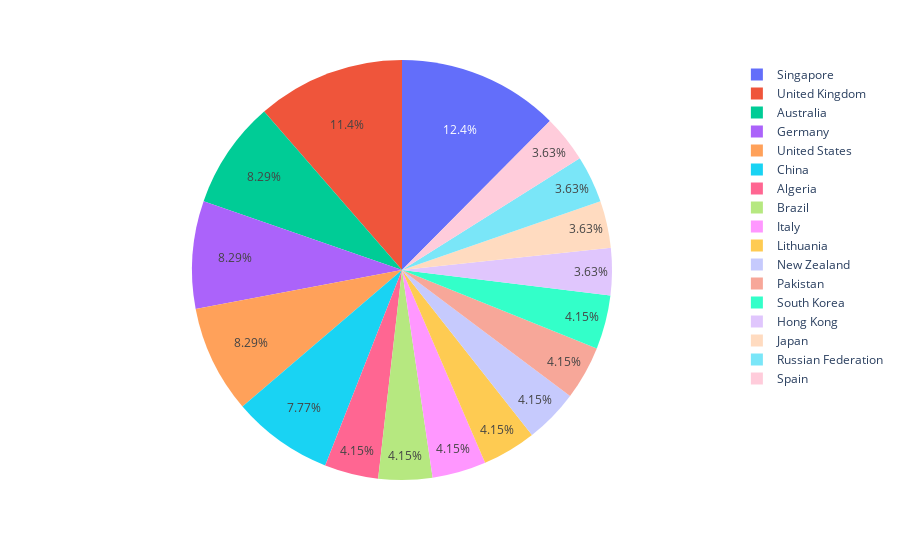

Write notebook code for a chart like this one.
### Code cell
fig2= px.pie(scopus_api_search_db_pivot1, values='citedby-count count', names='affiliation-country')
fig2.show()

### Figure 1 — Plotly figure (JSON) as saved in the notebook; plotly's stock layout.template omitted (floating-point values rounded to 4 significant figures)
{"data": [{"domain": {"x": [0, 1], "y": [0, 1]}, "hovertemplate": "affiliation-country=%{label}<br>citedby-count count=%{value}<extra></extra>", "labels": ["Algeria", "Australia", "Brazil", "China", "Germany", "Hong Kong", "Italy", "Japan", "Lithuania", "New Zealand", "Pakistan", "Russian Federation", "Singapore", "South Korea", "Spain", "United Kingdom", "United States"], "legendgroup": "", "name": "", "showlegend": true, "type": "pie", "values": [8, 16, 8, 15, 16, 7, 8, 7, 8, 8, 8, 7, 24, 8, 7, 22, 16]}], "layout": {"legend": {"tracegroupgap": 0}, "margin": {"t": 60}}}
